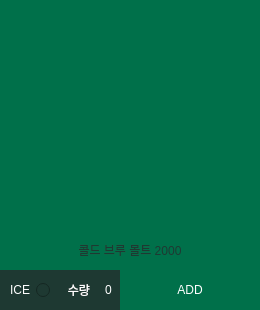
         <widget class="QFrame" name="frame_1_9">
          <property name="geometry">
           <rect>
            <x>580</x>
            <y>720</y>
            <width>260</width>
            <height>310</height>
           </rect>
          </property>
          <property name="frameShape">
           <enum>QFrame::NoFrame</enum>
          </property>
          <property name="frameShadow">
           <enum>QFrame::Raised</enum>
          </property>
          <widget class="QRadioButton" name="radioButton_1_9">
           <property name="geometry">
            <rect>
             <x>0</x>
             <y>270</y>
             <width>50</width>
             <height>40</height>
            </rect>
           </property>
           <property name="focusPolicy">
            <enum>Qt::NoFocus</enum>
           </property>
           <property name="layoutDirection">
            <enum>Qt::RightToLeft</enum>
           </property>
           <property name="styleSheet">
            <string notr="true">background-color: rgb(30, 57, 50);
color: rgb(255, 255, 255);</string>
           </property>
           <property name="text">
            <string>ICE</string>
           </property>
           <property name="checked">
            <bool>false</bool>
           </property>
           <property name="autoRepeat">
            <bool>false</bool>
           </property>
           <property name="autoExclusive">
            <bool>false</bool>
           </property>
          </widget>
          <widget class="QLabel" name="label_1_9">
           <property name="geometry">
            <rect>
             <x>50</x>
             <y>270</y>
             <width>40</width>
             <height>40</height>
            </rect>
           </property>
           <property name="styleSheet">
            <string notr="true">background-color: rgb(30, 57, 50);
color: rgb(255, 255, 255);
font: 75 9pt &quot;맑은 고딕&quot;;</string>
           </property>
           <property name="text">
            <string>수량</string>
           </property>
           <property name="alignment">
            <set>Qt::AlignRight|Qt::AlignTrailing|Qt::AlignVCenter</set>
           </property>
          </widget>
          <widget class="QLabel" name="label_image_1_9">
           <property name="geometry">
            <rect>
             <x>0</x>
             <y>0</y>
             <width>260</width>
             <height>270</height>
            </rect>
           </property>
           <property name="styleSheet">
            <string notr="true">background-color: rgb(0, 112, 74);</string>
           </property>
           <property name="text">
            <string/>
           </property>
          </widget>
          <widget class="QSpinBox" name="spinBox_1_9">
           <property name="geometry">
            <rect>
             <x>90</x>
             <y>270</y>
             <width>50</width>
             <height>40</height>
            </rect>
           </property>
           <property name="focusPolicy">
            <enum>Qt::WheelFocus</enum>
           </property>
           <property name="styleSheet">
            <string notr="true">background-color: rgb(30, 57, 50);
color: rgb(255, 255, 255);</string>
           </property>
           <property name="frame">
            <bool>false</bool>
           </property>
           <property name="alignment">
            <set>Qt::AlignCenter</set>
           </property>
          </widget>
          <widget class="QPushButton" name="pushButton_1_9">
           <property name="geometry">
            <rect>
             <x>120</x>
             <y>270</y>
             <width>140</width>
             <height>40</height>
            </rect>
           </property>
           <property name="focusPolicy">
            <enum>Qt::StrongFocus</enum>
           </property>
           <property name="styleSheet">
            <string notr="true">QPushButton{
	font: 9pt &quot;맑은 고딕&quot;;
	color: rgb(255, 255, 255);
	background-color: rgb(0, 112, 74);
	border: 0px;
}
QPushButton:hover{
	color: rgb(0, 0, 0);
	background-color: rgb(0, 255, 166);
}</string>
           </property>
           <property name="text">
            <string>ADD</string>
           </property>
          </widget>
          <widget class="QLabel" name="label_p_1_9">
           <property name="geometry">
            <rect>
             <x>0</x>
             <y>230</y>
             <width>260</width>
             <height>40</height>
            </rect>
           </property>
           <property name="styleSheet">
            <string notr="true">color: rgb(30, 57, 50);
font: 75 9pt &quot;맑은 고딕&quot;;</string>
           </property>
           <property name="text">
            <string>콜드 브루 몰트 2000</string>
           </property>
           <property name="alignment">
            <set>Qt::AlignCenter</set>
           </property>
          </widget>
         </widget>
